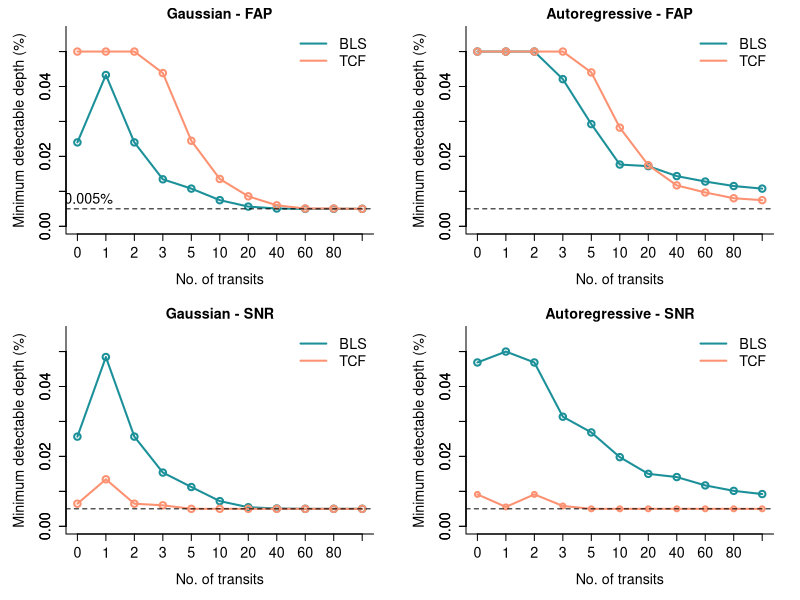
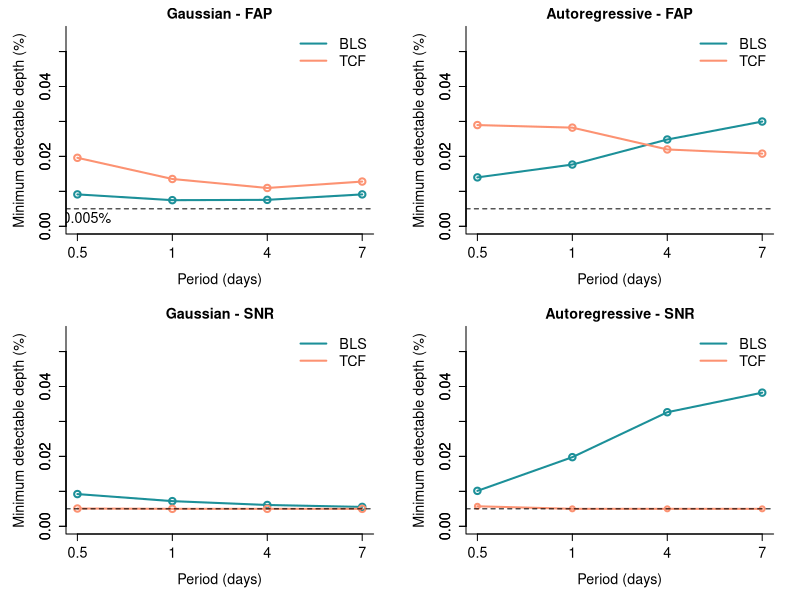
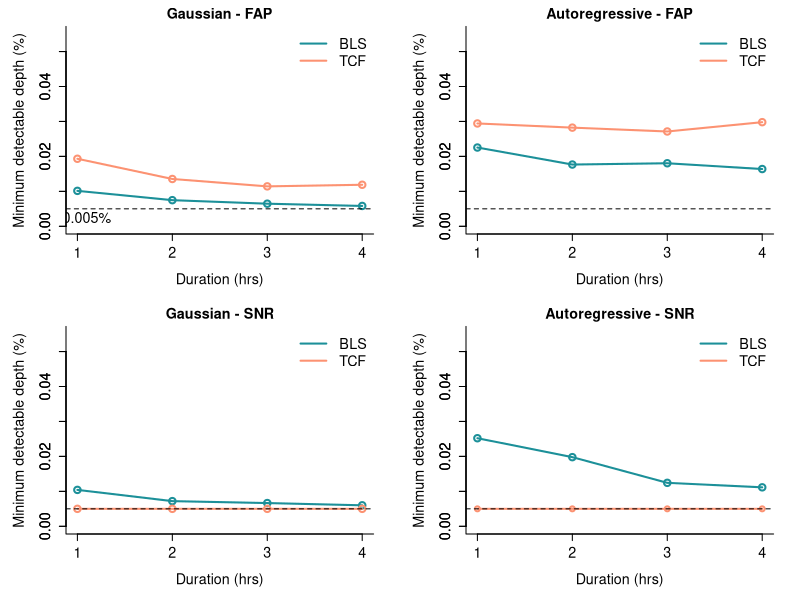

The R script that drew these images, in order:
# NTRANSITS
tcfColor <- '#FC9272' #'#225ea8' # '#fd8d3c' # '#fdae6b'
blsColor <-  '#1C9099' #'#d95f0e'
titleColor <- 'black'
ablineColor <- 'black'

# Gaussian
glimitingDepthBLSArr_FAPSNR_mode_0 <- c(0.024010204, 0.043295918, 0.024010204, 0.013448980, 0.010785714, 0.007479592, 0.005642857, 0.005091837, 0.005000000, 0.005000000, 0.005000000)
glimitingDepthTCFArr_FAPSNR_mode_0 <- c(0.050000000, 0.050000000, 0.050000000, 0.043846939, 0.024469388, 0.013540816, 0.008581633, 0.006010204, 0.005091837, 0.005091837, 0.005000000)
glimitingDepthBLSArr_FAPSNR_mode_1 <- c(0.025663265, 0.048438776, 0.025663265, 0.015377551, 0.011244898, 0.007204082, 0.005459184, 0.005091837, 0.005000000, 0.005000000, 0.005000000)
glimitingDepthTCFArr_FAPSNR_mode_1 <- c(0.006469388, 0.013448980, 0.006469388, 0.006010204, 0.005000000, 0.005000000, 0.005000000, 0.005000000, 0.005000000, 0.005000000, 0.005000000)

# AR
alimitingDepthBLSArr_FAPSNR_mode_0 <- c(0.05000000, 0.05000000, 0.05000000, 0.04210204, 0.02924490, 0.01767347, 0.01721429, 0.01436735, 0.01280612, 0.01152041, 0.01078571)
alimitingDepthTCFArr_FAPSNR_mode_0 <- c(0.050000000, 0.050000000, 0.050000000, 0.050000000, 0.044030612, 0.028234694, 0.017489796, 0.011704082, 0.009683673, 0.008030612, 0.007479592)
alimitingDepthBLSArr_FAPSNR_mode_1 <- c(0.04687755, 0.05000000, 0.04687755, 0.03135714, 0.02685714, 0.01978571, 0.01501020, 0.01409184, 0.01170408, 0.01014286, 0.00922449)
alimitingDepthTCFArr_FAPSNR_mode_1 <- c(0.009132653, 0.005551020, 0.009132653, 0.005826531, 0.005000000, 0.005000000, 0.005000000, 0.005000000, 0.005000000, 0.005, 0.005)

cex <- 1.3 
png(filename="ntransits_BLS_TCF.png", width = 250, height = 140, units='mm', res = 300) 
par("mar" = c(5, 5, 2, 2)) 
mat1 <- matrix(c(
	1, 3,
	1, 3,
	2, 4,
	2, 4), nrow = 4, ncol = 2, byrow = TRUE
)
layout(mat = mat1,
	heights = c(1),    # Heights of the two rows
	widths = c(1)
	)     # Widths of the two columns
 
plot(glimitingDepthBLSArr_FAPSNR_mode_0, type='o', xaxt='n', col=blsColor, ylab='Minimum detectable depth (%)', ylim=c(0.0, 0.055), main='Gaussian - FAP', xlab='No. of transits', col.main=titleColor, col.lab=titleColor, col.axis=titleColor, bty='l', lwd=2.0,, cex.axis=cex, cex.lab=cex, cex=cex, cex.main=cex)
lines(glimitingDepthTCFArr_FAPSNR_mode_0, type='o', col=tcfColor, col.lab=titleColor, col.axis=titleColor, col.axis=titleColor, lwd=2.0, cex.axis=cex, cex.lab=cex, cex=cex)
legend(
x = "topright", lty = 1, text.font = 6,
col= c(blsColor, tcfColor),
legend=c("BLS", "TCF"), text.col=titleColor, bty = "n", lwd=2.0, cex=cex
)
axis(1, at=1:11, labels=c(0, 1, 2,3, 5, 10, 20, 40, 60, 80, 100), col.lab=titleColor, col.axis=titleColor, col.ticks=titleColor, cex.axis=cex)
axis(2, col.lab='white', col.axis=titleColor, col.ticks=titleColor, cex.axis=cex)
abline(h=0.005, lty='dashed', col=ablineColor) 
text(1.4, 0.008, "0.005%", col=ablineColor, cex=cex) 
plot(glimitingDepthBLSArr_FAPSNR_mode_1, type='o', xaxt='n', col=blsColor, ylab='Minimum detectable depth (%)', ylim=c(0.0, 0.055), main='Gaussian - SNR', xlab='No. of transits', col.main=titleColor, col.lab=titleColor, col.axis=titleColor, bty='l', lwd=2.0, cex.axis=cex, cex.lab=cex, cex=cex, cex.main=cex)
lines(glimitingDepthTCFArr_FAPSNR_mode_1, type='o', col=tcfColor, col.lab=titleColor, col.axis=titleColor, col.axis=titleColor, lwd=2.0, cex.axis=cex, cex.lab=cex, cex=cex, cex.main=cex)
legend(
x = "topright", lty = 1, text.font = 6,
col= c(blsColor, tcfColor),
legend=c("BLS", "TCF"), text.col=titleColor, bty = "n", lwd=2.0, cex=cex
)
axis(1, at=1:11, labels=c(0, 1, 2,3, 5, 10, 20, 40, 60, 80, 100), col.lab=titleColor, col.axis=titleColor, col.ticks=titleColor, cex.axis=cex)
axis(2, col.lab=titleColor, col.axis=titleColor, col.ticks=titleColor, cex.axis=cex)
abline(h=0.005, lty='dashed', col=ablineColor)

#text(1.1, 0.007, "0.005")
 
plot(alimitingDepthBLSArr_FAPSNR_mode_0, type='o', xaxt='n', col=blsColor, ylab='Minimum detectable depth (%)', ylim=c(0.0, 0.055), main='Autoregressive - FAP', xlab='No. of transits', col.main=titleColor, col.lab=titleColor, col.axis=titleColor, bty='l', lwd=2.0, cex.axis=cex, cex.lab=cex, cex=cex, cex.main=cex)
lines(alimitingDepthTCFArr_FAPSNR_mode_0, type='o', col=tcfColor, col.lab=titleColor, col.axis=titleColor, col.axis=titleColor, lwd=2.0, cex.axis=cex, cex.lab=cex, cex=cex, cex.main=cex)
legend(
x = "topright", lty = 1, text.font = 6,
col= c(blsColor, tcfColor),
legend=c("BLS", "TCF"), text.col=titleColor, bty = "n", lwd=2.0, cex=cex
)
axis(1, at=1:11, labels=c(0, 1, 2,3, 5, 10, 20, 40, 60, 80, 100), col.lab=titleColor, col.axis=titleColor, col.ticks=titleColor, cex.axis=cex)
axis(2, col.lab=titleColor, col.axis=titleColor, col.ticks=titleColor, cex.axis=cex)
#abline(h=0, lty='dashed') 
abline(h=0.005, lty='dashed', col=ablineColor)
 
#text(1.1, 0.007, "0.005")
 
plot(alimitingDepthBLSArr_FAPSNR_mode_1, type='o', xaxt='n', col=blsColor, ylab='Minimum detectable depth (%)', ylim=c(0.0, 0.055), main='Autoregressive - SNR', xlab='No. of transits', col.main=titleColor, col.lab=titleColor, col.axis=titleColor, bty='l', lwd=2.0, cex.axis=cex, cex.lab=cex, cex=cex, cex.main=cex)
lines(alimitingDepthTCFArr_FAPSNR_mode_1, type='o', col=tcfColor, col.lab=titleColor, col.axis=titleColor, col.axis=titleColor, lwd=2.0)
legend(
	x = "topright", lty = 1, text.font = 6,
col= c(blsColor, tcfColor),
legend=c("BLS", "TCF"), text.col=titleColor, bty = "n", lwd=2.0, cex=cex
)
axis(1, at=1:11, labels=c(0, 1, 2,3, 5, 10, 20, 40, 60, 80, 100), col.lab=titleColor, col.axis=titleColor, col.ticks=titleColor, cex.axis=cex)
axis(2, col.lab=titleColor, col.axis=titleColor, col.ticks=titleColor, cex.axis=cex)
#abline(h=0, lty='dashed')
 
abline(h=0.005, lty='dashed', col=ablineColor)
 
#text(1.1, 0.007, "0.005")
dev.off()

# PERIOD
glimitingDepthBLSArr_FAPSNR_mode_0 <- c(0.009132653, 0.007479592, 0.007571429, 0.009132653)
glimitingDepthTCFArr_FAPSNR_mode_0 <- c(0.01960204, 0.01354082, 0.01096939, 0.01280612)
glimitingDepthBLSArr_FAPSNR_mode_1 <- c(0.009224490, 0.007204082, 0.006102041, 0.005551020)
glimitingDepthTCFArr_FAPSNR_mode_1 <- c(0.005091837, 0.005000000, 0.005000000, 0.005000000)

alimitingDepthBLSArr_FAPSNR_mode_0 <- c(0.01400000, 0.01767347, 0.02483673, 0.02997959)
alimitingDepthTCFArr_FAPSNR_mode_0 <- c(0.02896939, 0.02823469, 0.02198980, 0.02079592)
alimitingDepthBLSArr_FAPSNR_mode_1 <- c(0.01014286, 0.01978571, 0.03264286, 0.0382449)
alimitingDepthTCFArr_FAPSNR_mode_1 <- c(0.005734694, 0.005000000, 0.005000000, 0.005)

cex <- 1.3
png(filename="period_BLS_TCF.png", width = 250, height = 140, units='mm', res = 300)
par("mar" = c(5, 5, 2, 2))
mat1 <- matrix(c(
	1, 3,
	1, 3,
	2, 4,
	2, 4), nrow = 4, ncol = 2, byrow = TRUE
)
layout(mat = mat1,
	heights = c(1),    # Heights of the two rows
	widths = c(1)
	)     # Widths of the two columns

plot(glimitingDepthBLSArr_FAPSNR_mode_0, type='o', xaxt='n', col=blsColor, ylab='Minimum detectable depth (%)', ylim=c(0.0, 0.055), main='Gaussian - FAP', xlab='Period (days)', col.main=titleColor, col.lab=titleColor, col.axis=titleColor, bty='l', lwd=2.0,, cex.axis=cex, cex.lab=cex, cex=cex, cex.main=cex)
lines(glimitingDepthTCFArr_FAPSNR_mode_0, type='o', col=tcfColor, col.lab=titleColor, col.axis=titleColor, col.axis=titleColor, lwd=2.0, cex.axis=cex, cex.lab=cex, cex=cex)
legend(
x = "topright", lty = 1, text.font = 6,
col= c(blsColor, tcfColor),
legend=c("BLS", "TCF"), text.col=titleColor, bty = "n", lwd=2.0, cex=cex
)
axis(1, at=1:4, labels=c(0.5, 1, 4, 7), col.lab=titleColor, col.axis=titleColor, col.ticks=titleColor, cex.axis=cex)
axis(2, col.lab='white', col.axis=titleColor, col.ticks=titleColor, cex.axis=cex)
abline(h=0.005, lty='dashed', col=ablineColor)
text(1.1, 0.0025, "0.005%", col=ablineColor, cex=cex)
plot(glimitingDepthBLSArr_FAPSNR_mode_1, type='o', xaxt='n', col=blsColor, ylab='Minimum detectable depth (%)', ylim=c(0.0, 0.055), main='Gaussian - SNR', xlab='Period (days)', col.main=titleColor, col.lab=titleColor, col.axis=titleColor, bty='l', lwd=2.0, cex.axis=cex, cex.lab=cex, cex=cex, cex.main=cex)
lines(glimitingDepthTCFArr_FAPSNR_mode_1, type='o', col=tcfColor, col.lab=titleColor, col.axis=titleColor, col.axis=titleColor, lwd=2.0, cex.axis=cex, cex.lab=cex, cex=cex, cex.main=cex)
legend(
x = "topright", lty = 1, text.font = 6,
col= c(blsColor, tcfColor),
legend=c("BLS", "TCF"), text.col=titleColor, bty = "n", lwd=2.0, cex=cex
)
axis(1, at=1:4, labels=c(0.5, 1, 4, 7), col.lab=titleColor, col.axis=titleColor, col.ticks=titleColor, cex.axis=cex)
axis(2, col.lab=titleColor, col.axis=titleColor, col.ticks=titleColor, cex.axis=cex)
abline(h=0.005, lty='dashed', col=ablineColor)

#text(1.1, 0.007, "0.005")

plot(alimitingDepthBLSArr_FAPSNR_mode_0, type='o', xaxt='n', col=blsColor, ylab='Minimum detectable depth (%)', ylim=c(0.0, 0.055), main='Autoregressive - FAP', xlab='Period (days)', col.main=titleColor, col.lab=titleColor, col.axis=titleColor, bty='l', lwd=2.0, cex.axis=cex, cex.lab=cex, cex=cex, cex.main=cex)
lines(alimitingDepthTCFArr_FAPSNR_mode_0, type='o', col=tcfColor, col.lab=titleColor, col.axis=titleColor, col.axis=titleColor, lwd=2.0, cex.axis=cex, cex.lab=cex, cex=cex, cex.main=cex)
legend(
x = "topright", lty = 1, text.font = 6,
col= c(blsColor, tcfColor),
legend=c("BLS", "TCF"), text.col=titleColor, bty = "n", lwd=2.0, cex=cex
)
axis(1, at=1:4, labels=c(0.5, 1, 4, 7), col.lab=titleColor, col.axis=titleColor, col.ticks=titleColor, cex.axis=cex)
axis(2, col.lab=titleColor, col.axis=titleColor, col.ticks=titleColor, cex.axis=cex)
#abline(h=0, lty='dashed')
abline(h=0.005, lty='dashed', col=ablineColor)

#text(1.1, 0.007, "0.005")

plot(alimitingDepthBLSArr_FAPSNR_mode_1, type='o', xaxt='n', col=blsColor, ylab='Minimum detectable depth (%)', ylim=c(0.0, 0.055), main='Autoregressive - SNR', xlab='Period (days)', col.main=titleColor, col.lab=titleColor, col.axis=titleColor, bty='l', lwd=2.0, cex.axis=cex, cex.lab=cex, cex=cex, cex.main=cex)
lines(alimitingDepthTCFArr_FAPSNR_mode_1, type='o', col=tcfColor, col.lab=titleColor, col.axis=titleColor, col.axis=titleColor, lwd=2.0)
legend(
	x = "topright", lty = 1, text.font = 6,
col= c(blsColor, tcfColor),
legend=c("BLS", "TCF"), text.col=titleColor, bty = "n", lwd=2.0, cex=cex
)
axis(1, at=1:4, labels=c(0.5, 1, 4, 7), col.lab=titleColor, col.axis=titleColor, col.ticks=titleColor, cex.axis=cex)
axis(2, col.lab=titleColor, col.axis=titleColor, col.ticks=titleColor, cex.axis=cex)
#abline(h=0, lty='dashed')

abline(h=0.005, lty='dashed', col=ablineColor)

#text(1.1, 0.007, "0.005")
dev.off()


# DURATION
glimitingDepthBLSArr_FAPSNR_mode_0 <- c(0.010142857, 0.007479592, 0.006469388, 0.005826531)
glimitingDepthTCFArr_FAPSNR_mode_0 <- c(0.01932653, 0.01354082, 0.01142857, 0.01188776)
glimitingDepthBLSArr_FAPSNR_mode_1 <- c(0.010418367, 0.007204082, 0.006653061, 0.006010204)
glimitingDepthTCFArr_FAPSNR_mode_1 <- c(0.005, 0.005, 0.005, 0.005)

alimitingDepthBLSArr_FAPSNR_mode_0 <- c(0.02254082, 0.01767347, 0.01804082, 0.01638776)
alimitingDepthTCFArr_FAPSNR_mode_0 <- c(0.02942857, 0.02823469, 0.02713265, 0.02979592)
alimitingDepthBLSArr_FAPSNR_mode_1 <- c(0.02520408, 0.01978571, 0.01243878, 0.01115306)
alimitingDepthTCFArr_FAPSNR_mode_1 <- c(0.005, 0.005, 0.005, 0.005)

cex <- 1.3
png(filename="duration_BLS_TCF.png", width = 250, height = 140, units='mm', res = 300)
par("mar" = c(5, 5, 2, 2))
mat1 <- matrix(c(
	1, 3,
	1, 3,
	2, 4,
	2, 4), nrow = 4, ncol = 2, byrow = TRUE
)
layout(mat = mat1,
	heights = c(1),    # Heights of the two rows
	widths = c(1)
	)     # Widths of the two columns

plot(glimitingDepthBLSArr_FAPSNR_mode_0, type='o', xaxt='n', col=blsColor, ylab='Minimum detectable depth (%)', ylim=c(0.0, 0.055), main='Gaussian - FAP', xlab='Duration (hrs)', col.main=titleColor, col.lab=titleColor, col.axis=titleColor, bty='l', lwd=2.0,, cex.axis=cex, cex.lab=cex, cex=cex, cex.main=cex)
lines(glimitingDepthTCFArr_FAPSNR_mode_0, type='o', col=tcfColor, col.lab=titleColor, col.axis=titleColor, col.axis=titleColor, lwd=2.0, cex.axis=cex, cex.lab=cex, cex=cex)
legend(
x = "topright", lty = 1, text.font = 6,
col= c(blsColor, tcfColor),
legend=c("BLS", "TCF"), text.col=titleColor, bty = "n", lwd=2.0, cex=cex
)
axis(1, at=1:4, labels=c(1,2,3,4), col.lab=titleColor, col.axis=titleColor, col.ticks=titleColor, cex.axis=cex)
axis(2, col.lab='white', col.axis=titleColor, col.ticks=titleColor, cex.axis=cex)
abline(h=0.005, lty='dashed', col=ablineColor)
text(1.1, 0.0025, "0.005%", col=ablineColor, cex=cex)
plot(glimitingDepthBLSArr_FAPSNR_mode_1, type='o', xaxt='n', col=blsColor, ylab='Minimum detectable depth (%)', ylim=c(0.0, 0.055), main='Gaussian - SNR', xlab='Duration (hrs)', col.main=titleColor, col.lab=titleColor, col.axis=titleColor, bty='l', lwd=2.0, cex.axis=cex, cex.lab=cex, cex=cex, cex.main=cex)
lines(glimitingDepthTCFArr_FAPSNR_mode_1, type='o', col=tcfColor, col.lab=titleColor, col.axis=titleColor, col.axis=titleColor, lwd=2.0, cex.axis=cex, cex.lab=cex, cex=cex, cex.main=cex)
legend(
x = "topright", lty = 1, text.font = 6,
col= c(blsColor, tcfColor),
legend=c("BLS", "TCF"), text.col=titleColor, bty = "n", lwd=2.0, cex=cex
)
axis(1, at=1:4, labels=c(1,2,3,4), col.lab=titleColor, col.axis=titleColor, col.ticks=titleColor, cex.axis=cex)
axis(2, col.lab=titleColor, col.axis=titleColor, col.ticks=titleColor, cex.axis=cex)
abline(h=0.005, lty='dashed', col=ablineColor)

#text(1.1, 0.007, "0.005")

plot(alimitingDepthBLSArr_FAPSNR_mode_0, type='o', xaxt='n', col=blsColor, ylab='Minimum detectable depth (%)', ylim=c(0.0, 0.055), main='Autoregressive - FAP', xlab='Duration (hrs)', col.main=titleColor, col.lab=titleColor, col.axis=titleColor, bty='l', lwd=2.0, cex.axis=cex, cex.lab=cex, cex=cex, cex.main=cex)
lines(alimitingDepthTCFArr_FAPSNR_mode_0, type='o', col=tcfColor, col.lab=titleColor, col.axis=titleColor, col.axis=titleColor, lwd=2.0, cex.axis=cex, cex.lab=cex, cex=cex, cex.main=cex)
legend(
x = "topright", lty = 1, text.font = 6,
col= c(blsColor, tcfColor),
legend=c("BLS", "TCF"), text.col=titleColor, bty = "n", lwd=2.0, cex=cex
)
axis(1, at=1:4, labels=c(1,2,3,4), col.lab=titleColor, col.axis=titleColor, col.ticks=titleColor, cex.axis=cex)
axis(2, col.lab=titleColor, col.axis=titleColor, col.ticks=titleColor, cex.axis=cex)
#abline(h=0, lty='dashed')
abline(h=0.005, lty='dashed', col=ablineColor)

#text(1.1, 0.007, "0.005")

plot(alimitingDepthBLSArr_FAPSNR_mode_1, type='o', xaxt='n', col=blsColor, ylab='Minimum detectable depth (%)', ylim=c(0.0, 0.055), main='Autoregressive - SNR', xlab='Duration (hrs)', col.main=titleColor, col.lab=titleColor, col.axis=titleColor, bty='l', lwd=2.0, cex.axis=cex, cex.lab=cex, cex=cex, cex.main=cex)
lines(alimitingDepthTCFArr_FAPSNR_mode_1, type='o', col=tcfColor, col.lab=titleColor, col.axis=titleColor, col.axis=titleColor, lwd=2.0)
legend(
	x = "topright", lty = 1, text.font = 6,
col= c(blsColor, tcfColor),
legend=c("BLS", "TCF"), text.col=titleColor, bty = "n", lwd=2.0, cex=cex
)
axis(1, at=1:4, labels=c(1,2,3,4), col.lab=titleColor, col.axis=titleColor, col.ticks=titleColor, cex.axis=cex)
axis(2, col.lab=titleColor, col.axis=titleColor, col.ticks=titleColor, cex.axis=cex)
#abline(h=0, lty='dashed')

abline(h=0.005, lty='dashed', col=ablineColor)

#text(1.1, 0.007, "0.005")
dev.off()
